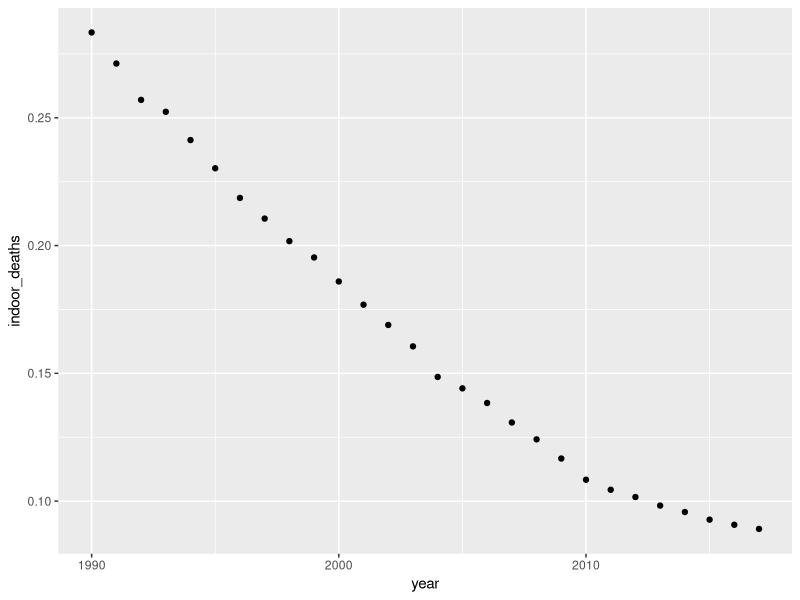
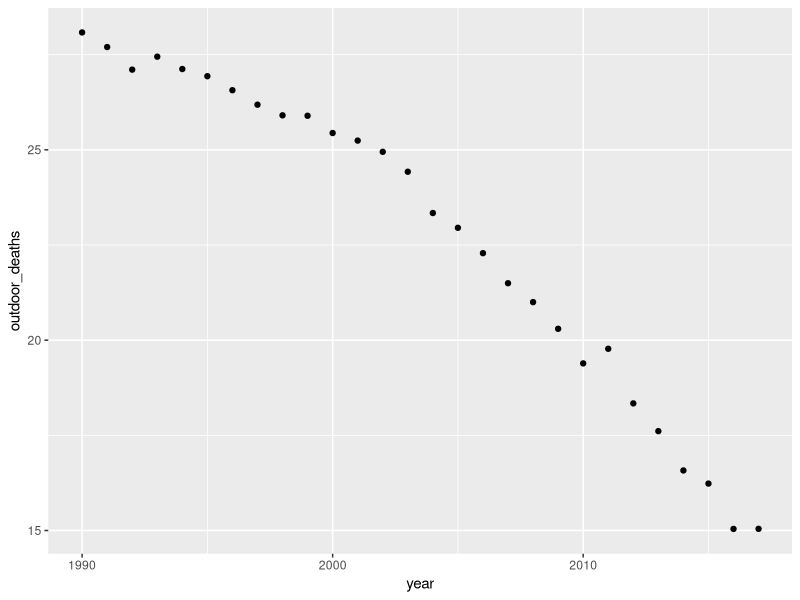
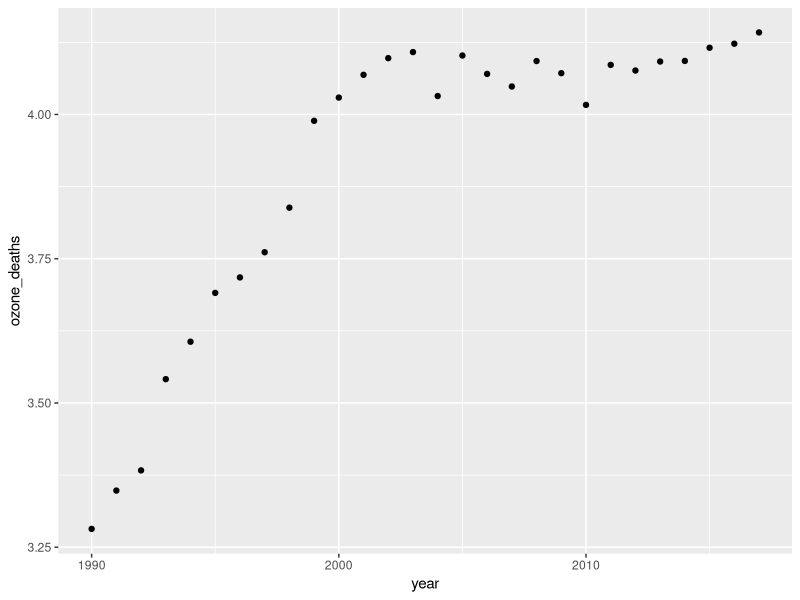

R code for these plots, in order:
## ---- chunk 1
knitr::opts_chunk$set(echo = TRUE)

library(tidyverse)
library(dplyr)
library(ggplot2)

## ---- chunk 2

deaths_df <- data.frame(read.csv("death-rates-from-air-pollution.csv", stringsAsFactors = FALSE))

glimpse(deaths_df)

colnames(deaths_df)

colnames(deaths_df) <- c("country", "acronym", "year", "total_deaths", 
                         "indoor_deaths", "outdoor_deaths", "ozone_deaths")

## ---- chunk 3
#glimpse(deaths_df)

deaths_df %>% filter(country=="United States") %>%
  select(year, indoor_deaths) %>% 
  ggplot() + 
  geom_point(aes(x=year, y=indoor_deaths))

deaths_df %>% filter(country=="United States") %>%
  select(year, outdoor_deaths) %>% 
  ggplot() + 
  geom_point(aes(x=year, y=outdoor_deaths))

deaths_df %>% filter(country=="United States") %>%
  select(year, ozone_deaths) %>% 
  ggplot() + 
  geom_point(aes(x=year, y=ozone_deaths))




## ---- chunk 4
deaths_df %>% 
  select(total_deaths, indoor_deaths, outdoor_deaths, ozone_deaths) %>% 
  filter(deaths_df$acronym == "AFG") %>% 
  summarize(mean(total_deaths))

deaths_df %>% 
  select(total_deaths, indoor_deaths, outdoor_deaths, ozone_deaths) %>% 
  filter(deaths_df$acronym == "USA") %>% 
  summarize(mean(total_deaths))


